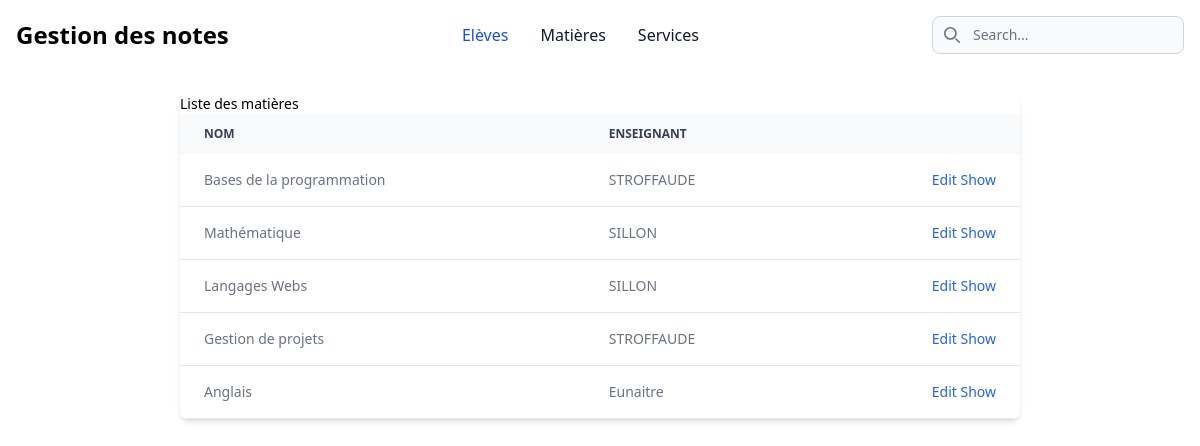
The app's page /notes/matieres/ (signed in), older data.
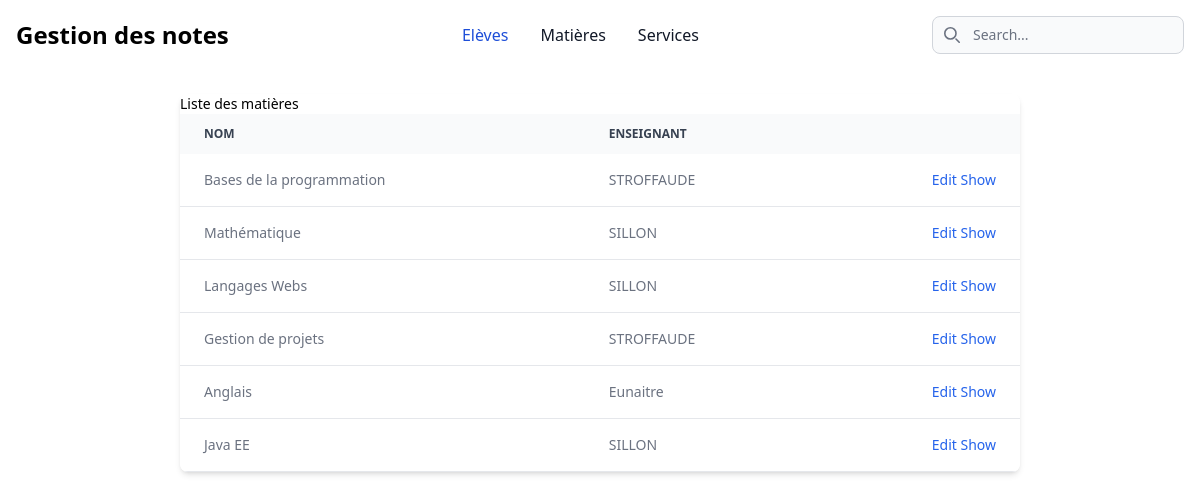
The same page, newer data.
### notes/models.py (models this page shows, shortened)
class Matiere(models.Model):
    nom = models.CharField(unique=True,max_length=50)
    enseignant = models.ForeignKey(Enseignant,on_delete=models.CASCADE)
    niveaus = models.ManyToManyField('Niveau')
    class Meta:
        verbose_name_plural = "Matières"

class Personne(models.Model):
    nom = models.CharField(max_length=50)
    prenom = models.CharField(max_length=50)
    date_naissance = models.DateField()
    user = models.OneToOneField(User, on_delete=models.CASCADE)
    sexe = models.CharField(max_length=100,choices=(('M','Masculin'),('F','Feminin')))
    class Meta:
        abstract = True

class Enseignant(Personne):
    def __str__(self) -> str:
        return self.nom + " " + self.prenom

### notes/views.py (the view)
# urls.py: path('matieres/', views.matieres, name="matieres"),
@login_required(login_url="/accounts/login/")
@permission_required("notes.view_matiere")
def matieres(request):
    matieres = Matiere.objects.all()
    return render(request, 'matieres/index.html', {'matieres': matieres})

### notes/templates/matieres/index.html (shortened to what this page needs)
{% extends 'base.html' %}
{% block content %}
<div class="relative overflow-x-auto shadow-md sm:rounded-lg w-85">
    <h2 class="text-sm">Liste des matières</h2>
    <table class="w-full text-sm text-left text-gray-500 dark:text-gray-400">
        <thead class="text-xs text-gray-700 uppercase bg-gray-50 dark:bg-gray-700 dark:text-gray-400">
            <tr>
                <th scope="col" class="px-6 py-3">Nom </th>
                <th scope="col" class="px-6 py-3">Enseignant</th>
                <th scope="col" class="px-6 py-3">
                </th>
            </tr>
        </thead>
        <tbody>
            {% for matiere in matieres %}
            <tr
                class="bg-white border-b dark:bg-gray-800 dark:border-gray-700 hover:bg-gray-50 dark:hover:bg-gray-600">
                <td class="px-6 py-4">{{ matiere.nom }}</td>
                <td class="px-6 py-4">{{ matiere.enseignant.nom }}</td>
                <td class="px-6 py-4 text-right">
                    <a href="#"
                        class="font-medium text-blue-600 dark:text-blue-500 hover:underline">Edit</a>
                        <a href="/notes/matiere/{{ matiere.id }}/"
                        class="font-medium text-blue-600 dark:text-blue-500 hover:underline">Show</a>
                </td>
            </tr>
           {% endfor %}
        </tbody>
    </table>
</div>
{% endblock content %}

### notes/templates/base.html (shortened to what this page needs)
{% load static tailwind_tags %}
<!DOCTYPE html>
<html lang="en">
<head>
    {% tailwind_css %}
</head>
<body>
    <main>
        <nav class="bg-white border-gray-200 dark:bg-gray-900">
            <div class="max-w-screen-xl flex flex-wrap items-center justify-between mx-auto p-4">
                <a href="https://flowbite.com/" class="flex items-center">
                    <span class="self-center text-2xl font-semibold whitespace-nowrap dark:text-white">Gestion des
                        notes</span>
                </a>
                <div class="flex md:order-2">
                    <div class="relative hidden md:block">
                        <div class="absolute inset-y-0 left-0 flex items-center pl-3 pointer-events-none">
                        </div>
                        <input type="text" id="search-navbar"
                            class="block w-full p-2 pl-10 text-sm text-gray-900 border border-gray-300 rounded-lg bg-gray-50 focus:ring-blue-500 focus:border-blue-500 dark:bg-gray-700 dark:border-gray-600 dark:placeholder-gray-400 dark:text-white dark:focus:ring-blue-500 dark:focus:border-blue-500"
                            placeholder="Search..." />
                    </div>
                </div>
                <div class="items-center justify-between hidden w-full md:flex md:w-auto md:order-1" id="navbar-search">
                    <ul
                        class="flex flex-col p-4 md:p-0 mt-4 font-medium border border-gray-100 rounded-lg bg-gray-50 md:flex-row md:space-x-8 md:mt-0 md:border-0 md:bg-white dark:bg-gray-800 md:dark:bg-gray-900 dark:border-gray-700">
                        <li>
                            <a href="{% url 'notes:eleves' %}"
                                class="block py-2 pl-3 pr-4 text-white bg-blue-700 rounded md:bg-transparent md:text-blue-700 md:p-0 md:dark:text-blue-500"
                                aria-current="page">Elèves</a>
                        </li>
                        <li>
                            <a href="{% url 'notes:matieres' %}"
                                class="block py-2 pl-3 pr-4 text-gray-900 rounded hover:bg-gray-100 md:hover:bg-transparent md:hover:text-blue-700 md:p-0 md:dark:hover:text-blue-500 dark:text-white dark:hover:bg-gray-700 dark:hover:text-white md:dark:hover:bg-transparent dark:border-gray-700">Matières</a>
                        </li>
                        <li>
                            <a href="#"
                                class="block py-2 pl-3 pr-4 text-gray-900 rounded hover:bg-gray-100 md:hover:bg-transparent md:hover:text-blue-700 md:p-0 dark:text-white md:dark:hover:text-blue-500 dark:hover:bg-gray-700 dark:hover:text-white md:dark:hover:bg-transparent dark:border-gray-700">Services</a>
                        </li>
                    </ul>
                </div>
            </div>
        </nav>
        <div style="margin-left: 15%;margin-right: 15%;" class="container-body pt-6 ">
            {% block content %}
            {% endblock content %}
        </div>
    </main>
</body>
</html>

Row changes from the older to the newer data that the page shows:
added Matiere: nom "Java EE", enseignant.nom "SILLON"
